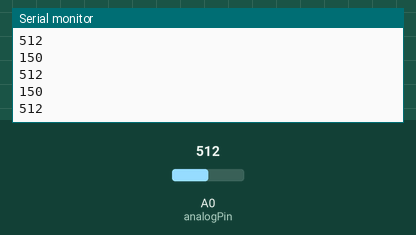
Bench run of a sketch on a simulated Arduino Uno, built with avr-gcc and run on an emulated ATmega328P. On the bench: the last lines printed to the serial monitor. The test bench sets the inputs (shaded band); at power-on: A0 (analogPin) = 512.

Above: at 1.2 s.
1.3 s: A0 (analogPin) set to 716
At 2.3 s:
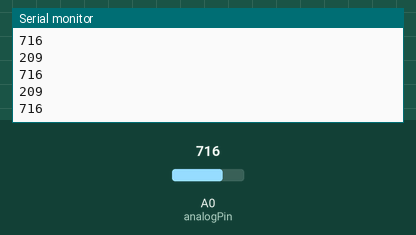
2.8 s: A0 (analogPin) set to 900
At 3.7 s:
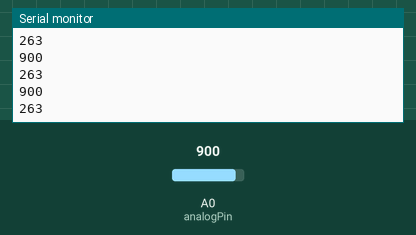
Timing chart, 0 to 5.8 s (numbered marks = the images above; inputs shaded):
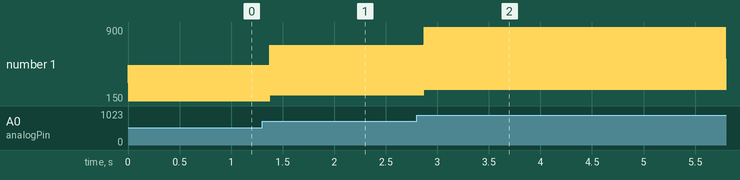

The sketch:

angle.ino
```cpp
int analogPin = 0;  // Means A0 input.If you use A1,
                    // then analogPin must be 1;

// Initializes serial port.Baudrate is set to 9600.
void setup()
{
  Serial.begin(9600);
}

// The main loop which Arduino runs.
void loop()
{
  int percent;
  int ang = analogRead( analogPin ); // Reads A0 and gets W.
  percent = map(ang,0,1023,0,300); // percent will range from 0 to 300.
  Serial.println(ang); // Sends the data to serial port.
  Serial.println(percent);
}
```

Measured:
- after the input at 1.3 s, the serial monitor: prints a new line after 0.07 s (image 1)
- after the input at 2.8 s, the serial monitor: prints a new line after 0.07 s (image 2)
- plotted number 1: 150 → 716 after the input at 1.3 s, 716 → 900 after the input at 2.8 s
